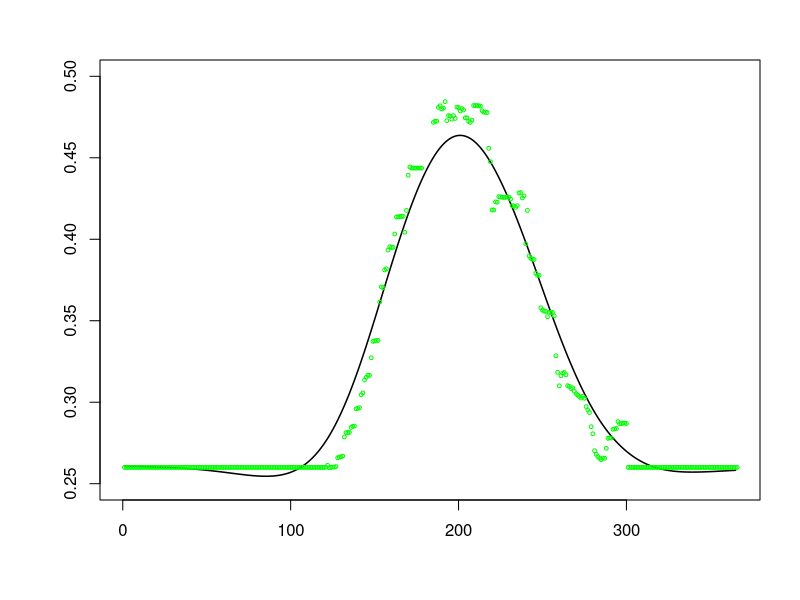

R code for this plot:
dates <- c(1.0, 2.0, 3.0, 4.0, 5.0, 6.0, 7.0, 8.0, 9.0, 10.0, 11.0, 12.0, 13.0, 14.0, 15.0, 16.0, 17.0, 18.0, 19.0, 20.0, 21.0, 22.0, 23.0, 24.0, 25.0, 26.0, 27.0, 28.0, 29.0, 30.0, 31.0, 32.0, 33.0, 34.0, 35.0, 36.0, 37.0, 38.0, 39.0, 40.0, 41.0, 42.0, 43.0, 44.0, 45.0, 46.0, 47.0, 48.0, 49.0, 50.0, 51.0, 52.0, 53.0, 54.0, 55.0, 56.0, 57.0, 58.0, 59.0, 60.0, 61.0, 62.0, 63.0, 64.0, 65.0, 66.0, 67.0, 68.0, 69.0, 70.0, 71.0, 72.0, 73.0, 74.0, 75.0, 76.0, 77.0, 78.0, 79.0, 80.0, 81.0, 82.0, 83.0, 84.0, 85.0, 86.0, 87.0, 88.0, 89.0, 90.0, 91.0, 92.0, 93.0, 94.0, 95.0, 96.0, 97.0, 98.0, 99.0, 100.0, 101.0, 102.0, 103.0, 104.0, 105.0, 106.0, 107.0, 108.0, 109.0, 110.0, 111.0, 112.0, 113.0, 114.0, 115.0, 116.0, 117.0, 118.0, 119.0, 120.0, 121.0, 122.0, 123.0, 124.0, 125.0, 126.0, 127.0, 128.0, 129.0, 130.0, 131.0, 132.0, 133.0, 134.0, 135.0, 136.0, 137.0, 138.0, 139.0, 140.0, 141.0, 142.0, 143.0, 144.0, 145.0, 146.0, 147.0, 148.0, 149.0, 150.0, 151.0, 152.0, 153.0, 154.0, 155.0, 156.0, 157.0, 158.0, 159.0, 160.0, 161.0, 162.0, 163.0, 164.0, 165.0, 166.0, 167.0, 168.0, 169.0, 170.0, 171.0, 172.0, 173.0, 174.0, 175.0, 176.0, 177.0, 178.0, 185.0, 186.0, 187.0, 188.0, 189.0, 190.0, 191.0, 192.0, 193.0, 194.0, 195.0, 196.0, 197.0, 198.0, 199.0, 200.0, 201.0, 202.0, 203.0, 204.0, 205.0, 206.0, 207.0, 208.0, 209.0, 210.0, 211.0, 212.0, 213.0, 214.0, 215.0, 216.0, 217.0, 218.0, 219.0, 220.0, 221.0, 222.0, 223.0, 224.0, 225.0, 226.0, 227.0, 228.0, 229.0, 230.0, 231.0, 232.0, 233.0, 234.0, 235.0, 236.0, 237.0, 238.0, 239.0, 240.0, 241.0, 242.0, 243.0, 244.0, 245.0, 246.0, 247.0, 248.0, 249.0, 250.0, 251.0, 252.0, 253.0, 254.0, 255.0, 256.0, 257.0, 258.0, 259.0, 260.0, 261.0, 262.0, 263.0, 264.0, 265.0, 266.0, 267.0, 268.0, 269.0, 270.0, 271.0, 272.0, 273.0, 274.0, 275.0, 276.0, 277.0, 278.0, 279.0, 280.0, 281.0, 282.0, 283.0, 284.0, 285.0, 286.0, 287.0, 288.0, 289.0, 290.0, 291.0, 292.0, 293.0, 294.0, 295.0, 296.0, 297.0, 298.0, 299.0, 300.0, 301.0, 302.0, 303.0, 304.0, 305.0, 306.0, 307.0, 308.0, 309.0, 310.0, 311.0, 312.0, 313.0, 314.0, 315.0, 316.0, 317.0, 318.0, 319.0, 320.0, 321.0, 322.0, 323.0, 324.0, 325.0, 326.0, 327.0, 328.0, 329.0, 330.0, 331.0, 332.0, 333.0, 334.0, 335.0, 336.0, 337.0, 338.0, 339.0, 340.0, 341.0, 342.0, 343.0, 344.0, 345.0, 346.0, 347.0, 348.0, 349.0, 350.0, 351.0, 352.0, 353.0, 354.0, 355.0, 356.0, 357.0, 358.0, 359.0, 360.0, 361.0, 362.0, 363.0, 364.0, 365.0, 366.0)
x <- c(0.26      , 0.26      , 0.26      , 0.26      , 0.26      ,
       0.26      , 0.26      , 0.26      , 0.26      , 0.26      ,
       0.26      , 0.26      , 0.26      , 0.26      , 0.26      ,
       0.26      , 0.26      , 0.26      , 0.26      , 0.26      ,
       0.26      , 0.26      , 0.26      , 0.26      , 0.26      ,
       0.26      , 0.26      , 0.26      , 0.26      , 0.26      ,
       0.26      , 0.26      , 0.26      , 0.26      , 0.26      ,
       0.26      , 0.26      , 0.26      , 0.26      , 0.26      ,
       0.26      , 0.26      , 0.26      , 0.26      , 0.26      ,
       0.26      , 0.26      , 0.26      , 0.26      , 0.26      ,
       0.26      , 0.26      , 0.26      , 0.26      , 0.26      ,
       0.26      , 0.26      , 0.26      , 0.26      , 0.26      ,
       0.26      , 0.26      , 0.26      , 0.26      , 0.26      ,
       0.26      , 0.26      , 0.26      , 0.26      , 0.26      ,
       0.26      , 0.26      , 0.26      , 0.26      , 0.26      ,
       0.26      , 0.26      , 0.26      , 0.26      , 0.26      ,
       0.26      , 0.26      , 0.26      , 0.26      , 0.26      ,
       0.26      , 0.26      , 0.26      , 0.26      , 0.26      ,
       0.26      , 0.26      , 0.26      , 0.26      , 0.26      ,
       0.26      , 0.26      , 0.26      , 0.26      , 0.26      ,
       0.26      , 0.26      , 0.26      , 0.26      , 0.26      ,
       0.26      , 0.26      , 0.26      , 0.26      , 0.26      ,
       0.26      , 0.26      , 0.26      , 0.26      , 0.26      ,
       0.26      , 0.26      , 0.26      , 0.26      , 0.26      ,
       0.26006062, 0.26128528, 0.25971265, 0.25999695, 0.26011448,
       0.26022505, 0.26050916, 0.26590171, 0.26631289, 0.26645922,
       0.26695754, 0.2787246 , 0.28135651, 0.28139546, 0.2814687 ,
       0.28454155, 0.28518818, 0.28535674, 0.2959374 , 0.29620398,
       0.2966158 , 0.30456001, 0.30570277, 0.31363202, 0.31524306,
       0.31667845, 0.31641975, 0.32732451, 0.33731948, 0.33757359,
       0.33785698, 0.337909  , 0.36145361, 0.37082177, 0.37033548,
       0.38117968, 0.38187466, 0.39334654, 0.39543152, 0.39495628,
       0.39505134, 0.40322319, 0.41364656, 0.41371515, 0.41400785,
       0.41400935, 0.41405616, 0.40426998, 0.41770128, 0.43929488,
       0.44443961, 0.44369765, 0.44369765, 0.44369765, 0.44369765,
       0.44369765, 0.44374341, 0.44367801, 0.47173981, 0.47248276,
       0.47241577, 0.48088868, 0.48192298, 0.4799338 , 0.4804256 ,
       0.48444271, 0.47277581, 0.4759019 , 0.47562268, 0.47370884,
       0.47587538, 0.4741496 , 0.48109225, 0.48082428, 0.47875519,
       0.48013883, 0.47927437, 0.47452539, 0.4744836 , 0.47233952,
       0.47170003, 0.47307037, 0.48208828, 0.48200713, 0.48205031,
       0.48190247, 0.48175457, 0.47897743, 0.47793812, 0.47806754,
       0.47777203, 0.45583364, 0.44763405, 0.41797259, 0.41797259,
       0.42294844, 0.42274882, 0.42613975, 0.42595918, 0.42579869,
       0.4256156 , 0.42578253, 0.42597113, 0.42592845, 0.4246272 ,
       0.42057431, 0.42037099, 0.41955534, 0.42064278, 0.42837137,
       0.42863049, 0.42535525, 0.42659244, 0.39714299, 0.41769331,
       0.38980837, 0.38830013, 0.38779679, 0.38755384, 0.37914583,
       0.37784638, 0.37788917, 0.35791586, 0.35646246, 0.35595023,
       0.35570037, 0.35249228, 0.35514785, 0.35510578, 0.35514591,
       0.35295282, 0.32850327, 0.31836798, 0.31009001, 0.31627442,
       0.31784497, 0.31827108, 0.31682592, 0.31016953, 0.30973227,
       0.3083239 , 0.3088462 , 0.30662834, 0.30529635, 0.30440907,
       0.30347924, 0.30255378, 0.30363793, 0.30240307, 0.29732571,
       0.29526161, 0.29367602, 0.28498066, 0.28064723, 0.27022792,
       0.26808481, 0.26663075, 0.26547439, 0.26479613, 0.26577023,
       0.26561855, 0.27174643, 0.2778475 , 0.27807859, 0.27802329,
       0.28338256, 0.28367504, 0.28388395, 0.28811815, 0.28684466,
       0.28687136, 0.28724353, 0.28721339, 0.28692427, 0.26      ,
       0.26      , 0.26      , 0.26      , 0.26      , 0.26      ,
       0.26      , 0.26      , 0.26      , 0.26      , 0.26      ,
       0.26      , 0.26      , 0.26      , 0.26      , 0.26      ,
       0.26      , 0.26      , 0.26      , 0.26      , 0.26      ,
       0.26      , 0.26      , 0.26      , 0.26      , 0.26      ,
       0.26      , 0.26      , 0.26      , 0.26      , 0.26      ,
       0.26      , 0.26      , 0.26      , 0.26      , 0.26      ,
       0.26      , 0.26      , 0.26      , 0.26      , 0.26      ,
       0.26      , 0.26      , 0.26      , 0.26      , 0.26      ,
       0.26      , 0.26      , 0.26      , 0.26      , 0.26      ,
       0.26      , 0.26      , 0.26      , 0.26      , 0.26      ,
       0.26      , 0.26      , 0.26      , 0.26      , 0.26      ,
       0.26      , 0.26      , 0.26      , 0.26      , 0.26)

spl <- smooth.spline(dates, x, spar=.85)

pred_dates <- seq(1,365,length.out = 365)
xSmooth <- predict(spl, as.numeric(pred_dates))$y

par(oma=c(2,2,2,2),mar=c(3,3,1,0))
plot(pred_dates, xSmooth,ylim=c(.25,.5),
     xlab='Date',ylab='NDSI',lwd=1.5,
     cex.lab=1.3,type='l')
points(dates, x,col='green',cex=.5)
